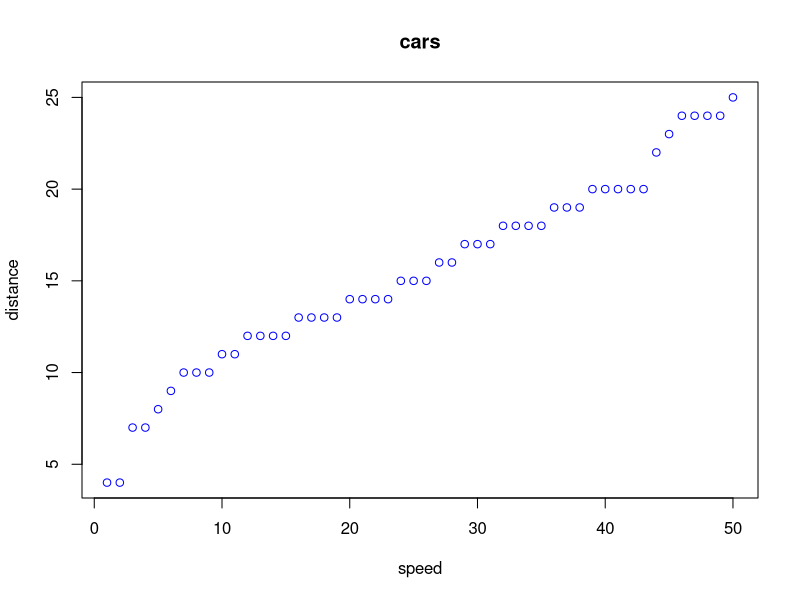
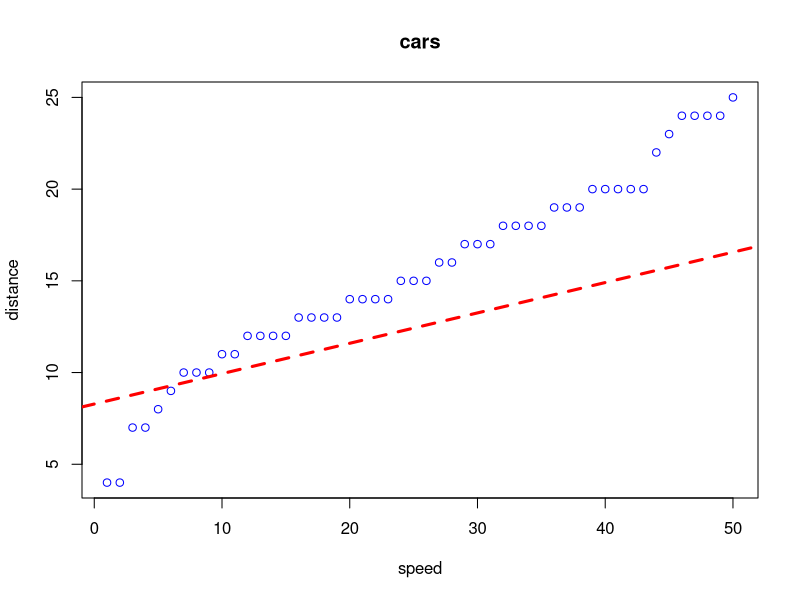

The R source for these figures, in order:
## ---- chunk 1
knitr::opts_chunk$set(echo = TRUE)
## ---- chunk 2
summary(cars)
plot(cars$`speed`,cars$`distance`,xlab="speed",ylab="distance",main="cars",col="blue")
## ---- chunk 3
plot(cars$`speed`,cars$`distance`,xlab="speed",ylab="distance",main="cars",col="blue")
linear_regression_model <- lm(cars$speed ~ cars$dist)
abline(linear_regression_model,col="red",lty=2,lwd=3)
